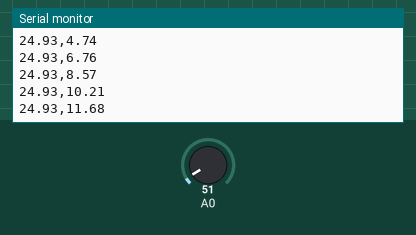
The sketch below on a simulated Arduino Nano, built with avr-gcc and run on an emulated ATmega328P. On the bench: the last lines printed to the serial monitor. Inputs (shaded band) come from the test bench; at power-on: A0 = 51.

Above: at 1.2 s.
1.3 s: A0 set to 61
At 1.36 s:
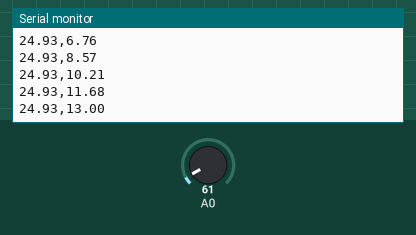
2.8 s: A0 set to 71
At 2.97 s:
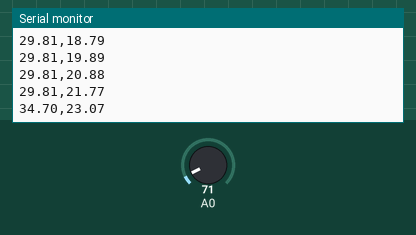
Timing chart, 0 to 5.8 s (numbered marks = the images above; inputs shaded):
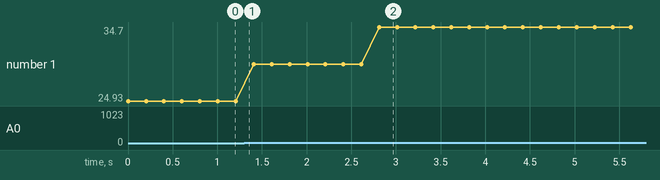

Measured:
- after the input at 2.8 s, the serial monitor: prints a new line at once (image 2)
- plotted number 1: 24.93 → 29.81 after the input at 1.3 s, 29.81 → 34.7 after the input at 2.8 s

The sketch:

lm35_filter_.ino
```cpp
// LM35 Temperature Signal Filtering
// Arduino Nano + LM35 Sensor

float filteredTemp = 0;
float alpha = 0.1;   // smoothing factor

void setup() {
  Serial.begin(9600);
}

void loop() {

  int raw = analogRead(A0);

  // convert ADC value to voltage
  float voltage = raw * (5.0 / 1023.0);

  // LM35 conversion (10mV per °C)
  float temp = voltage * 100.0;

  // Exponential Moving Average Filter
  filteredTemp = alpha * temp + (1 - alpha) * filteredTemp;

  // Send both signals to Serial Plotter
  Serial.print(temp);
  Serial.print(",");
  Serial.println(filteredTemp);

  delay(200);
}
```
